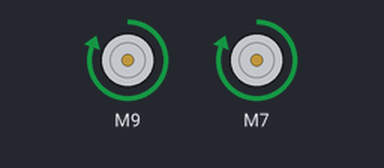
Bench run of a sketch on a simulated Arduino Uno, built with avr-gcc and run on an emulated ATmega328P. On the bench: 2 × DC motor (green arrow = forward, orange = backward, longer = faster).

Above: at 1.5 s.
At 7.5 s:
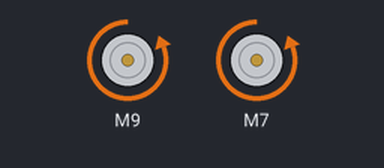
At 10.5 s:
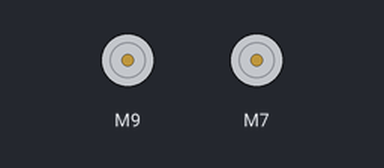
Timing chart, 0 to 15.6 s (numbered marks = the images above):
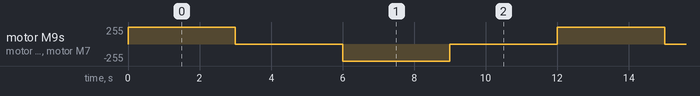

Measured:
- by itself, motor M9, motor M7: repeats every 12.0 s: stopped 3.0 s, backward 255/255 3.0 s, stopped 3.0 s, forward 255/255 3.0 s

The sketch:

Akses_L298N_Library.ino
```cpp
/***
Akses L298N
by Jendral Robot
https://jendralrobot.blogspot.com/
***/

#include <L298N.h>

// Pin L298N to Arduino Uno
const unsigned int ENA = 10;
const unsigned int IN1 = 9;
const unsigned int IN2 = 8;
const unsigned int IN3 = 7;
const unsigned int IN4 = 6;
const unsigned int ENB = 5;

L298N motorA(ENA, IN1, IN2);
L298N motorB(ENB, IN3, IN4);

void setup()
{
  Serial.begin(9600);
  motorA.setSpeed(255); // Atur kecepatan motor A : 0 - 255
  motorB.setSpeed(255); // Atur kecepatan motor B : 0 - 255
}

void loop()
{
  motorA.forward(); // Motor A Maju
  motorB.forward(); // Motor B Maju

  // Alternative method:
  // motorA.run(L298N::FORWARD);
  // motorB.run(L298N::FORWARD);

  delay(3000);

  motorA.stop(); // Motor A berhenti
  motorB.stop(); // Motor B berhenti

  // Alternative method:
  // motorA.run(L298N::STOP);
  // motorB.run(L298N::STOP);

  delay(3000);

  // Tell the motor to go back (may depend by your wiring)
  motorA.backward(); // Motor A Mundur
  motorB.backward(); // Motor B Mundur

  // Alternative method:
  // motor.run(L298N::BACKWARD);

  delay(3000);

  motorA.stop(); // Motor A berhenti
  motorB.stop(); // Motor B berhenti

  delay(3000);
}
```
